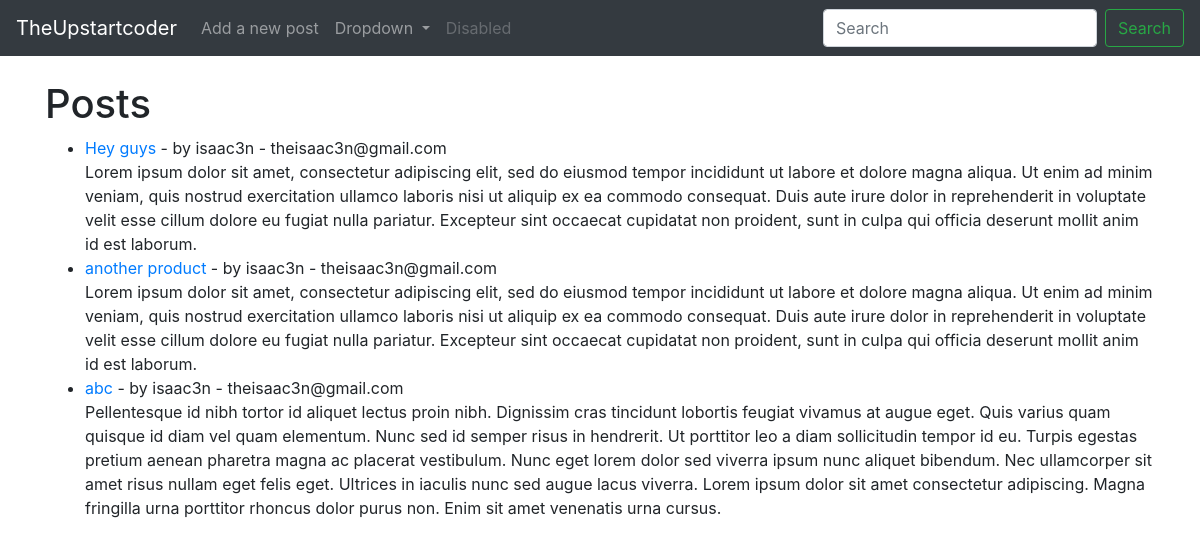
/, run on an earlier commit of the app's database.
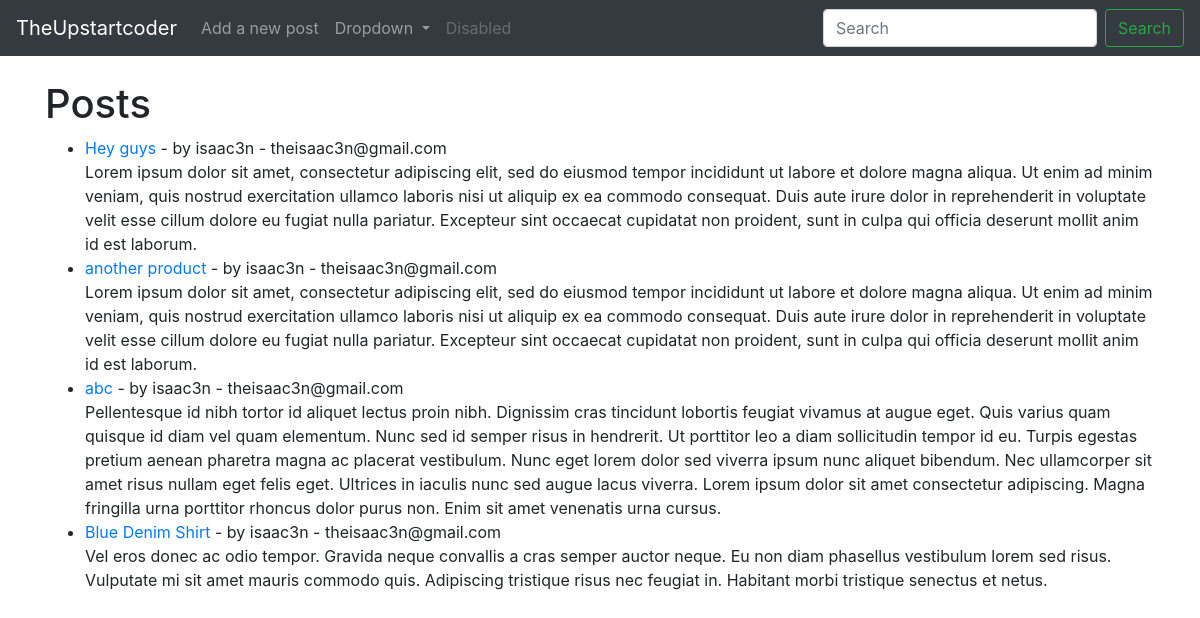
And on a later commit of the database.
### myblog/models.py (models this page shows, shortened)
class Post(models.Model):
    title = models.CharField(max_length=255)
    title_tag = models.CharField(max_length=25, default='TheUpstartcoder')
    author = models.ForeignKey(User, on_delete=models.CASCADE)
    body = models.TextField()
    pub_date =models.DateField(auto_now_add=True)

### myblog/views.py (the view)
# urls.py: path('', HomeView.as_view(), name ="home"),
class HomeView(ListView):
    model = Post
    template_name = 'home.html'
    ordering = ['-pub_date']

### myblog/templates/home.html
{% extends 'base.html' %}
{% block content %}
<h1>Posts</h1>
<ul>
{% for post in object_list %}
    <li><a href="{% url 'articles' post.pk %} "> {{post.title }} </a>- by {{ post.author }} - {{ post.author.email }}<br>
        {{ post.body }}</li>
{% endfor %}
</ul>
{% endblock %}

### myblog/templates/base.html (shortened to what this page needs)
<!doctype html>
<html lang="en">
  <head>
    <link rel="stylesheet" href="https://stackpath.bootstrapcdn.com/bootstrap/4.3.1/css/bootstrap.min.css">
  </head>
  <body>
    {% include 'navbar.html' %}
    <br>
    <div class = 'container'>
        {% block content %}
        {% endblock %}
    </div>
  </body>
</html>

### myblog/templates/navbar.html (shortened to what this page needs)
<nav class="navbar navbar-expand-lg navbar-dark bg-dark">
    <a class="navbar-brand" href="{% url 'home' %}">TheUpstartcoder</a>
    <div class="collapse navbar-collapse" id="navbarSupportedContent">
      <ul class="navbar-nav mr-auto">
        <li class="nav-item">
          <a class="nav-link" href="{% url 'add_post' %}">Add a new post</a>
        </li>
        <li class="nav-item dropdown">
          <a class="nav-link dropdown-toggle" href="#" id="navbarDropdown" role="button" data-toggle="dropdown" aria-haspopup="true" aria-expanded="false">
            Dropdown
          </a>
        </li>
        <li class="nav-item">
          <a class="nav-link disabled" href="#" tabindex="-1" aria-disabled="true">Disabled</a>
        </li>
      </ul>
      <form class="form-inline my-2 my-lg-0">
        <input class="form-control mr-sm-2" type="search" placeholder="Search" aria-label="Search">
        <button class="btn btn-outline-success my-2 my-sm-0" type="submit">Search</button>
      </form>
    </div>
  </nav>

What changed in the data, as far as the page shows it:
added Post: title "Blue Denim Shirt", author "isaac3n", author.email "theisaac3n@gmail.com", body "Vel eros donec ac odio tempor. Gravida neque convallis a cras semper auctor neque. Eu non diam phasellus vestibulum lorem sed risus. Vulputate mi sit amet mauris commodo quis. Adipiscing tristique risus nec feugiat in. Habitant morbi tristique senectus et netus."
